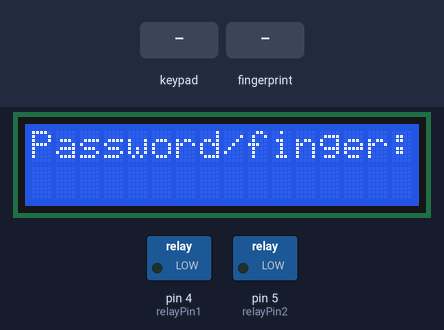
A sketch run on a simulated Arduino Mega 2560, built with avr-gcc and run on an emulated ATmega2560. Shown: 16×2 character LCD, switched loads named in the sketch (green lamp = pin HIGH). Inputs (shaded band) come from the test bench. What the sketch prints to the serial monitor is not drawn.

Above: at 2.2 s.
2.3 s: keypad keys 1 2 3 4 5 pressed 0.4 s apart
At 5.2 s:
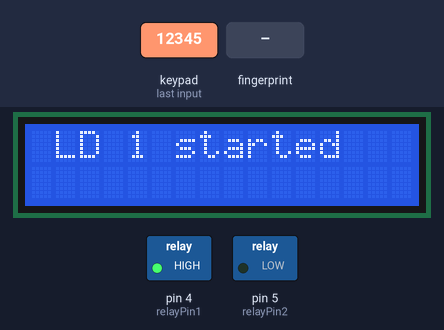
5.8 s: finger stored as number 1 placed on the sensor
At 7.0 s:
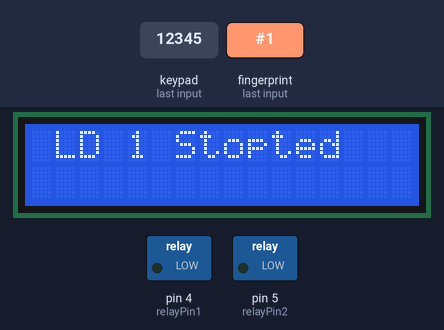
8.8 s: keypad keys 0 0 0 0 0 pressed 0.4 s apart
At 11.9 s:
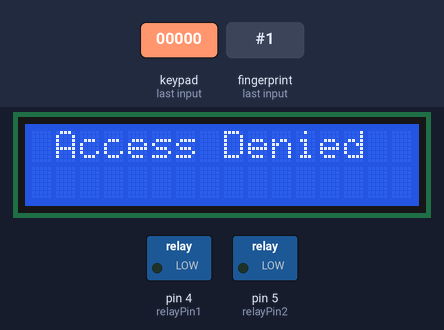
13.8 s: keypad keys 3 2 3 4 5 pressed 0.4 s apart
At 14.02 s:
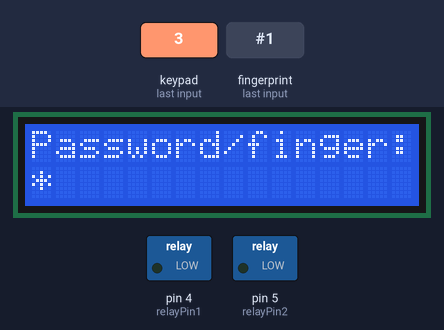
18.8 s: key '1' pressed
At 20.1 s:
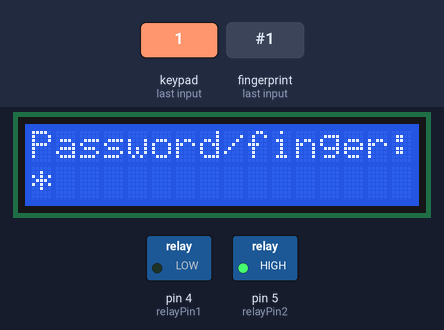
20.4 s: key '2' pressed
At 21.7 s:
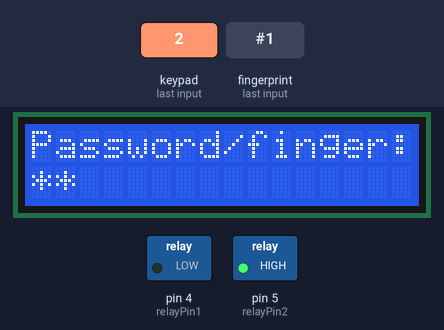
Timing chart, 0 to 22.9 s (numbered marks = the images above; inputs shaded):
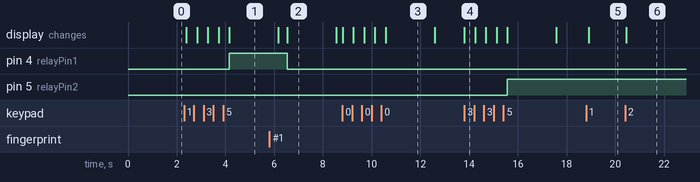

Measured:
- after the input at 2.3 s, pin 4 (relayPin1): LOW → HIGH after 1.9 s; the display: first changes after 0.09 s (image 1 shows a later state)
- after the input at 5.8 s, pin 4 (relayPin1): HIGH → LOW after 0.73 s; the display: first differs from a run without the input after 0.73 s (image 2)
- after the input at 8.8 s, the display: first changes at once (image 3 shows a later state)
- after the input at 13.8 s, pin 5 (relayPin2): LOW → HIGH after 1.8 s; the display: changes at once (image 4)
- after the input at 18.8 s, the display: changes after 0.10 s (image 5)
- after the input at 20.4 s, the display: changes after 0.05 s (image 6)
- what the display in image 2 shows lasts 2.0 s, from 6.5 s to 8.5 s

The sketch:

PasFing.ino
```cpp
//final
#include <Adafruit_Fingerprint.h>
#include <SoftwareSerial.h>
#include <Keypad.h>
#include <LiquidCrystal.h>
const byte ROWS = 4; //four rows
const byte COLS = 3; //three columns
int key1[] = {1, 2, 3, 4, 5};
int key2[] = {3, 2, 3, 4, 5};
int keyPrs[] = {0, 0, 0, 0, 0};
int count = 0;
int relayPin1 = 4;
int relayPin2 = 5;

boolean m1 = false;
boolean m2 = false;
char keys[ROWS][COLS] = {
  {'1', '2', '3'},
  {'4', '5', '6'},
  {'7', '8', '9'},
  {'*', '0', '#'}
};
LiquidCrystal lcd(12, 11, 10, 9, 8, 7);//lcd RS Enable D4 D5 D6 D7

byte rowPins[ROWS] = {22, 23, 24, 25}; //connect to the row pinouts of the keypad
byte colPins[COLS] = {26, 27, 28}; //connect to the column pinouts of the keypad

Keypad keypad = Keypad( makeKeymap(keys), rowPins, colPins, ROWS, COLS );

int getFingerprintIDez();
// pin #2 is IN from sensor (GREEN wire)
// pin #3 is OUT from arduino  (WHITE wire)

Adafruit_Fingerprint finger = Adafruit_Fingerprint(&Serial1);//green rx1 % yolow tx1


void setup()
{
  lcd.begin(16, 2);
  start();
  pinMode(relayPin1, OUTPUT);
  pinMode(relayPin2, OUTPUT);
  while (!Serial);  // For Yun/Leo/Micro/Zero/...

  Serial.begin(9600);
  Serial.println("Adafruit finger detect test");

  // set the data rate for the sensor serial port
  finger.begin(57600);

  if (finger.verifyPassword()) {
    Serial.println("Found fingerprint sensor!");
  } else {
    Serial.println("Did not find fingerprint sensor :(");
    while (1);
  }
  Serial.println("Waiting for valid finger...");
}

void loop()                     // run over and over again
{
  getFingerprintIDez();

  delay(50);            //don't ned to run this at full speed.
}

uint8_t getFingerprintID() {
  uint8_t p = finger.getImage();
  switch (p) {
    case FINGERPRINT_OK:
      Serial.println("Image taken");
      break;
    case FINGERPRINT_NOFINGER:
      Serial.println("No finger detected");
      return p;
    case FINGERPRINT_PACKETRECIEVEERR:
      Serial.println("Communication error");
      return p;
    case FINGERPRINT_IMAGEFAIL:
      Serial.println("Imaging error");
      return p;
    default:
      Serial.println("Unknown error");
      return p;
  }

  // OK success!

  p = finger.image2Tz();
  switch (p) {
    case FINGERPRINT_OK:
      Serial.println("Image converted");
      break;
    case FINGERPRINT_IMAGEMESS:
      Serial.println("Image too messy");
      return p;
    case FINGERPRINT_PACKETRECIEVEERR:
      Serial.println("Communication error");
      return p;
    case FINGERPRINT_FEATUREFAIL:
      Serial.println("Could not find fingerprint features");
      return p;
    case FINGERPRINT_INVALIDIMAGE:
      Serial.println("Could not find fingerprint features");
      return p;
    default:
      Serial.println("Unknown error");
      return p;
  }

  // OK converted!
  p = finger.fingerFastSearch();
  if (p == FINGERPRINT_OK) {
    Serial.println("Found a print match!");
  } else if (p == FINGERPRINT_PACKETRECIEVEERR) {
    Serial.println("Communication error");
    return p;
  } else if (p == FINGERPRINT_NOTFOUND) {
    Serial.println("Did not find a match");
    return p;
  } else {
    Serial.println("Unknown error");
    return p;
  }

  // found a match!
  Serial.print("Found ID #"); Serial.print(finger.fingerID);
  Serial.print(" with confidence of "); Serial.println(finger.confidence);
}

// returns -1 if failed, otherwise returns ID #
int getFingerprintIDez() {
  pasInput();
  uint8_t p = finger.getImage();
  if (p != FINGERPRINT_OK)  return -1;

  p = finger.image2Tz();
  if (p != FINGERPRINT_OK)  return -1;

  p = finger.fingerFastSearch();
  if (p != FINGERPRINT_OK)  return -1;

  // found a match!
  Serial.print("Found ID #"); Serial.print(finger.fingerID);
  if(finger.fingerID==1)
  {
  ldSet1();
  start();
  }

   if(finger.fingerID==2)
  {
  ldSet2();
  start();
  }
//  Serial.print(" with confidence of "); Serial.println(finger.confidence);
  return finger.fingerID;
}


void ldSet1()   //for id 1 control
{


  lcd.clear();
  lcd.setCursor(1, 0);
  if (!m1)
  {
    lcd.print("LD 1 started");
    digitalWrite(relayPin1, HIGH);
    delay(2000);
    m1=true;
  }

  else
  {
    lcd.print("LD 1 Stopted");
    digitalWrite(relayPin1, LOW);
    delay(2000);
    m1=false;
  }

}

void ldSet2()  // for id 2 control
{


  lcd.clear();
  lcd.setCursor(1, 0);
  if (!m2)
  {
    lcd.print("LD 2 started");
    digitalWrite(relayPin2, HIGH);
    delay(2000);
    m2=true;
  }

  else
  {
    lcd.print("LD 2 Stopted");
    digitalWrite(relayPin2, LOW);
    delay(2000);
    m2=false;
  }

}

boolean pasMatched1()  //matching password 1
{
  boolean gnt = true;
  for (int i = 0; i < 5; i++)
  {
    if (key1[i] != keyPrs[i])
    {
      gnt = false;
    }

  }
  return gnt;

}


boolean pasMatched2() //matching password 2
{
  boolean gnt = true;
  for (int i = 0; i < 5; i++)
  {
    if (key2[i] != keyPrs[i])
    {
      gnt = false;
    }

  }
  return gnt;

}

void pasInput()   //take password input
{
char k = keypad.getKey();

  if (k) {

    keyPrs[count] = k - 48;
    lcd.print("*");
    count++;

    if (count == 5)
    {
      count = 0;
      if (pasMatched1())
      {

        ldSet1();
        start();

      }

      else if (pasMatched2())
      {

        ldSet2();
        start();

      }

      else
      {
        lcd.clear();
        lcd.setCursor(1, 0);
        lcd.print("Access Denied");
        delay(2000);
        start();
      }
    }
  }

}

void start()   //starting display
{
  lcd.clear();
  lcd.setCursor(0, 0);
  lcd.print("Password/finger:");
  lcd.setCursor(0, 1);
}
```
